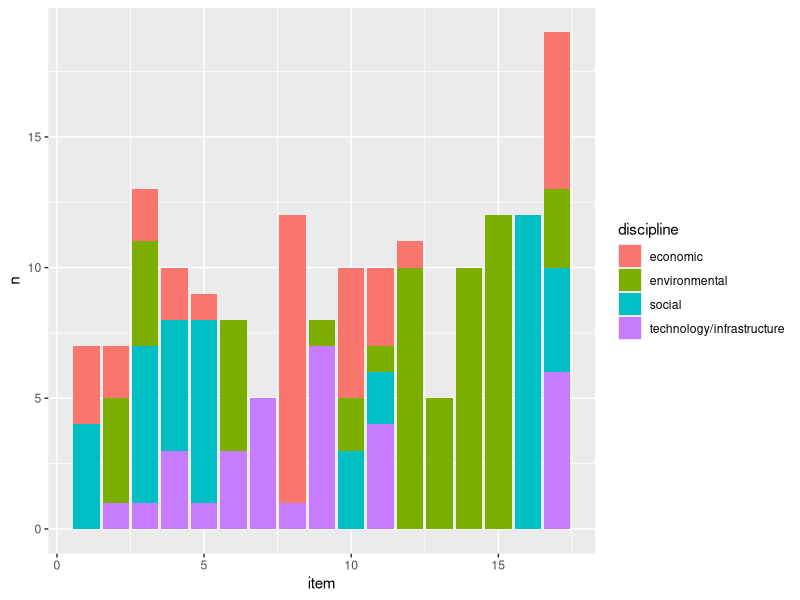
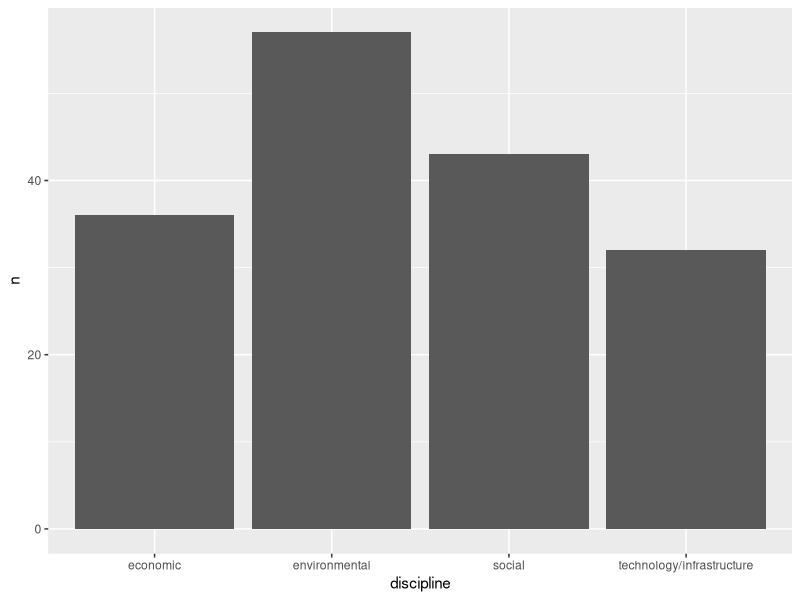
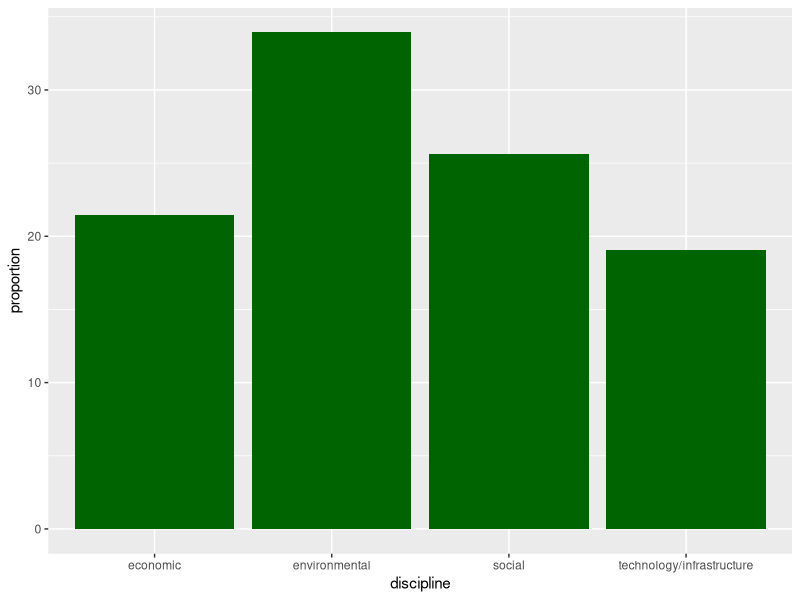
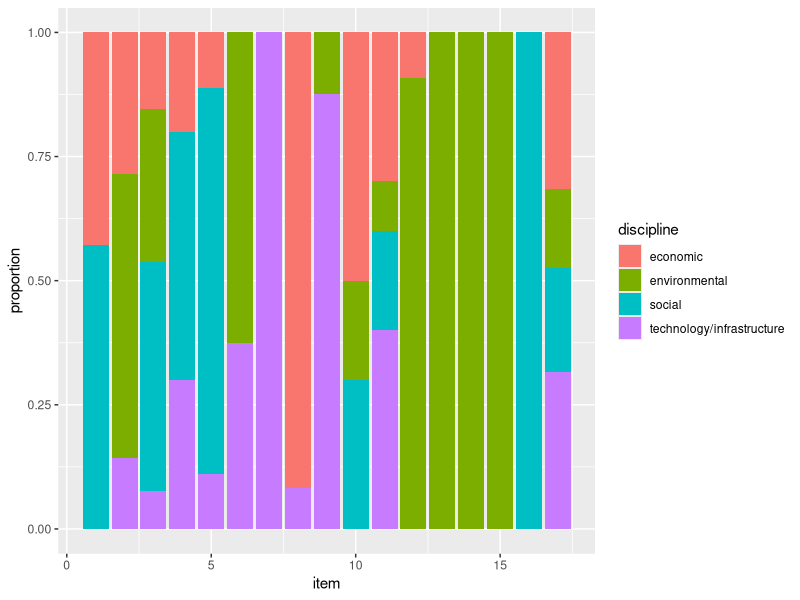
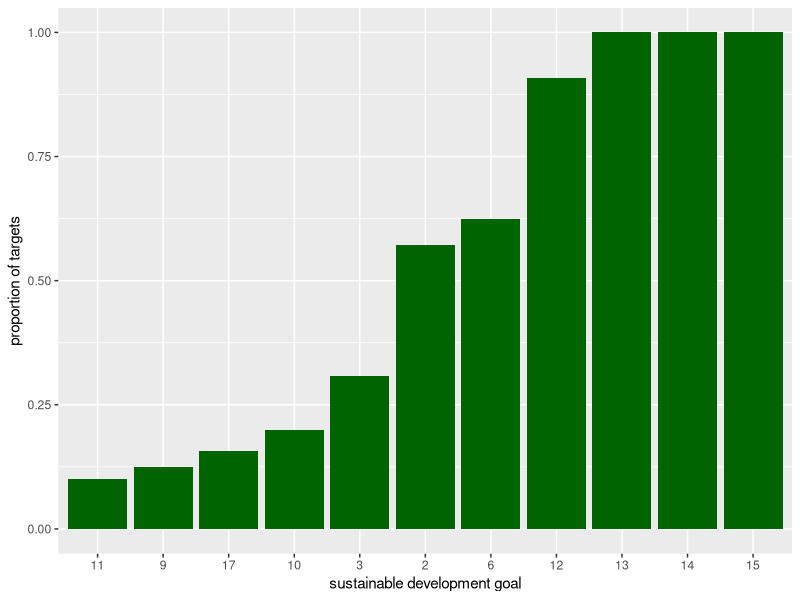

Reproduce these figures in R, in order.
## ---- chunk 1
knitr::opts_chunk$set(echo = TRUE)
## ---- chunk 2
library(tidyverse)
data <- read_csv("data/goals_targets.csv")

count.data <-  data %>%
  group_by(item, discipline) %>%
  summarise(n = n())

item <- count.data %>%
  group_by(item) %>%
  summarise(total = sum(n))

discipline.p <- left_join(count.data, item, by = "item")

                          
 discipline.p <- discipline.p %>%
  group_by(discipline) %>%
  mutate(proportion = n/total)

ggplot(count.data, aes(item, n, fill = discipline)) +
  geom_bar(stat = "identity")

library(skimr)
skim(count.data)

disciplines <- count.data %>%
  group_by(discipline) %>%
  summarise(n = sum(n), proportion = (n/168)*100)
  

ggplot(disciplines, aes(discipline, n)) +
  geom_bar(stat = "identity")

ggplot(disciplines, aes(discipline, proportion)) +
  geom_bar(stat = "identity", fill = "darkgreen")

ggplot(discipline.p, aes(item, proportion, fill = discipline)) +
  geom_col()

enviro <- discipline.p %>%
  filter(discipline == "environmental")


  ggplot(enviro, aes(x = reorder(item, proportion), proportion)) + 
  geom_col(fill = "darkgreen") +
    labs(x = "sustainable development goal", y = "proportion of targets")
